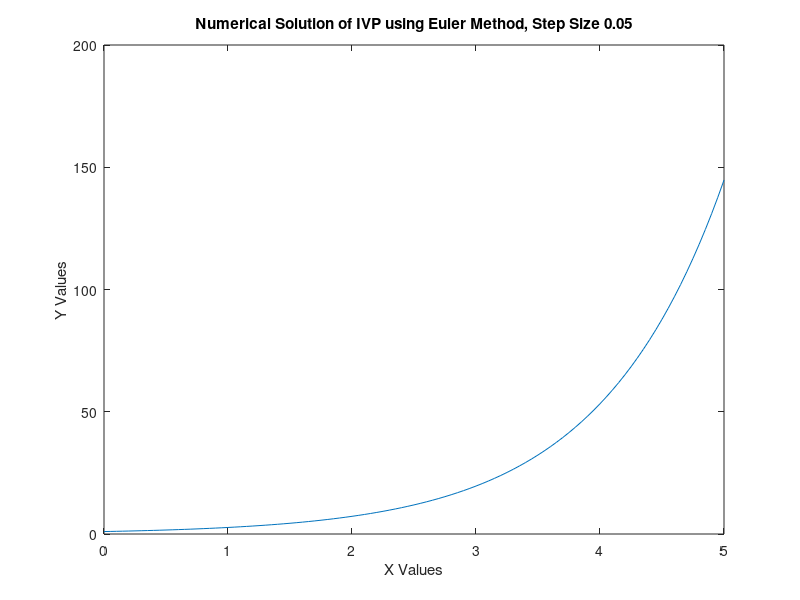

The MATLAB script that drew this image:
% % Generic IVP solver
% function [t, y] = solveIVP(f, tspan, y0, h, solver)
%     t = tspan(1):h:tspan(2);
%     y = zeros(length(y0), length(t));
%     y(:,1) = y0;
%     for n = 1:length(t) - 1
%         y(:,n+1) = solver(f, t(n), y(:,n), h);
%     end
% end
% 
% % Runge-Kutta 4th order method
% function ynew = rk4(f, t, y, h)
%     k1 = f(t, y);
%     k2 = f(t + 0.5 * h, y + 0.5 * h * k1);
%     k3 = f(t + 0.5 * h, y + 0.5 * h * k2);
%     k4 = f(t + h, y + h * k3);
%     ynew = y + (h / 6) * (k1 + 2*k2 + 2*k3 + k4);
% end
% 
% 
% clear all;
% clc
% 
% syms x
% f = exp(x);
% 
% % Calculate the Taylor series expansions
% taylor1 = taylor(f, 'Order', 2);  % Order n means the polynomial has degree n-1
% taylor3 = taylor(f, 'Order', 4);
% taylor5 = taylor(f, 'Order', 6);
% taylor10 = taylor(f, 'Order', 11);
% 
% % Set up the plot
% figure(1); % Create a new figure window
% hold on; % Hold the plot to overlay multiple graphs
% 
% % Plot the original function using fplot
% fplot(f, [0, 5], 'LineWidth', 2, 'DisplayName', 'e^x');
% 
% % Plot the Taylor series approximations using fplot
% fplot(taylor1, [0, 5], '--', 'DisplayName', 'Order 1');
% fplot(taylor3, [0, 5], '--', 'DisplayName', 'Order 3');
% fplot(taylor5, [0, 5], '--', 'DisplayName', 'Order 5');
% fplot(taylor10, [0, 5], '--', 'DisplayName', 'Order 10');
% 
% % Add plot details
% grid on;
% title('Taylor Series Approximations of e^x');
% xlabel('X Values');
% ylabel('Y Values');
% xlim([0, 5]);
% ylim([0, 150]); % Adjust y-axis for better visualization
% legend show; % Display the legend
% hold off; % Release the plot hold

% 
clear all;
clc
f = @(x,y) exp(x);  % Also fixed function definition syntax
x0 = 0;
y0 = 1;
xfinal = 5;

h = 0.05;

N = (xfinal -x0)/h;

x(1) = x0;
y(1) = y0;

for n = 1:N
    y(n+1) = y(n) + h*f(x(n),y(n));
    x(n+1) = x(n) + h;
end

figure(1)
grid on;
plot(x,y)

title('Numerical Solution of IVP using Euler Method, Step Size 0.05');
xlabel("X Values")
ylabel("Y Values")    